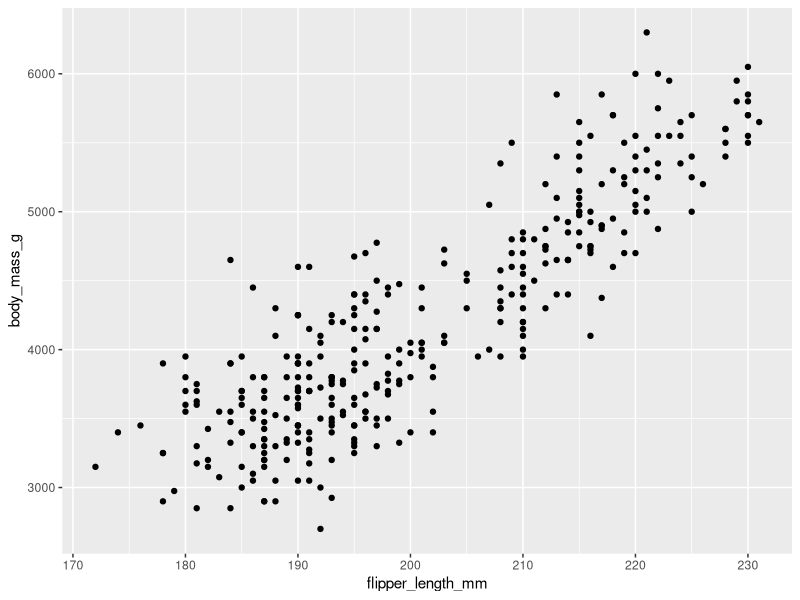
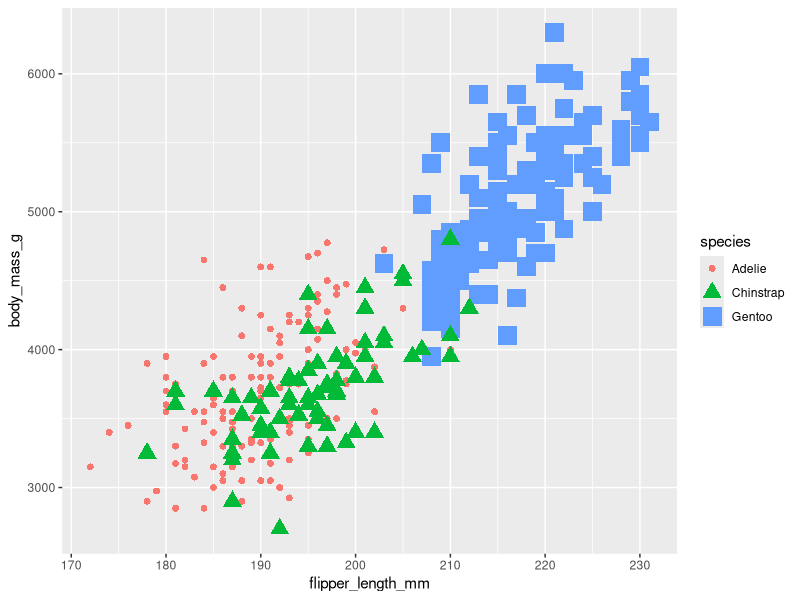
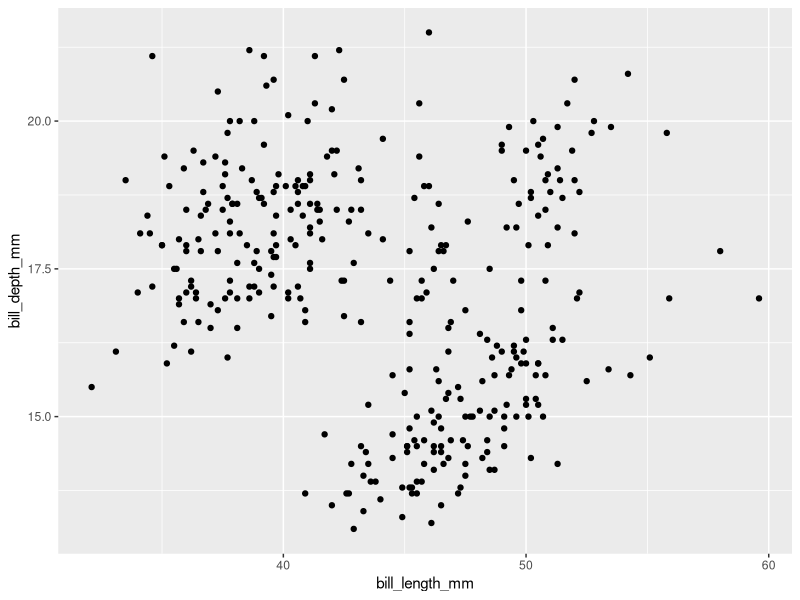
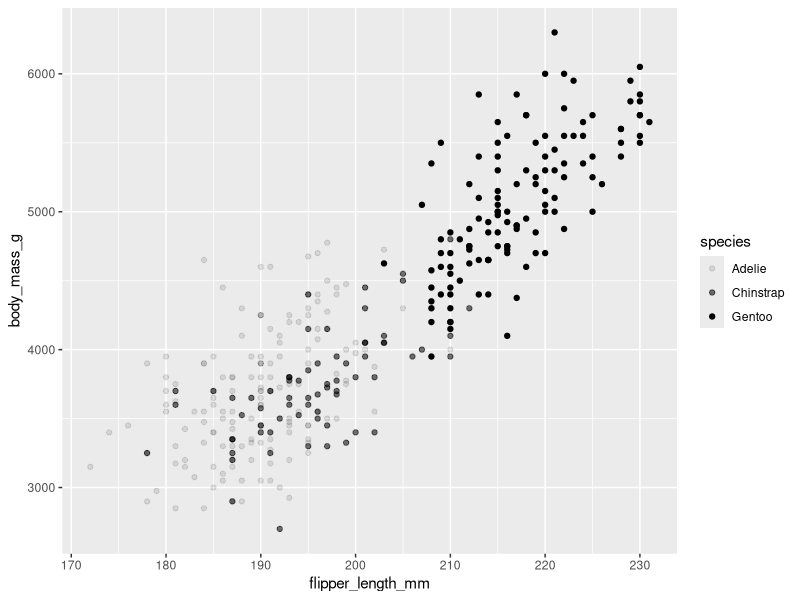
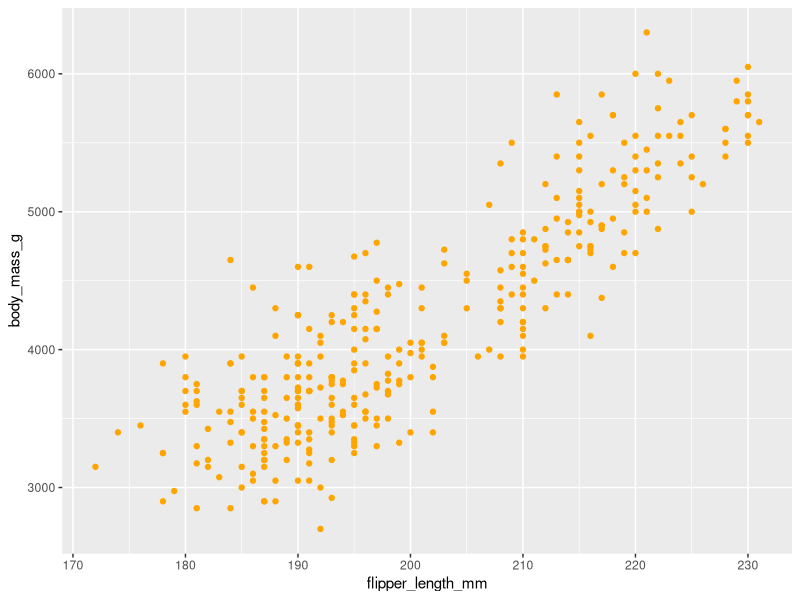
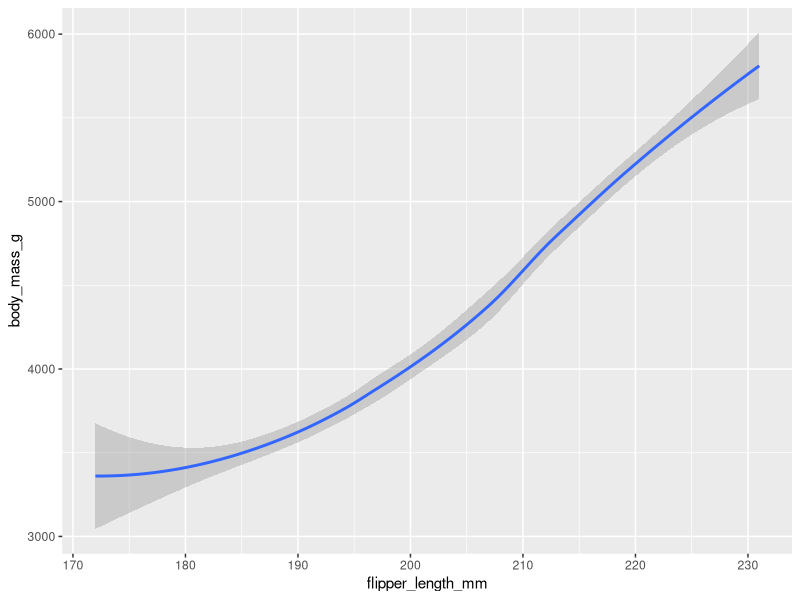
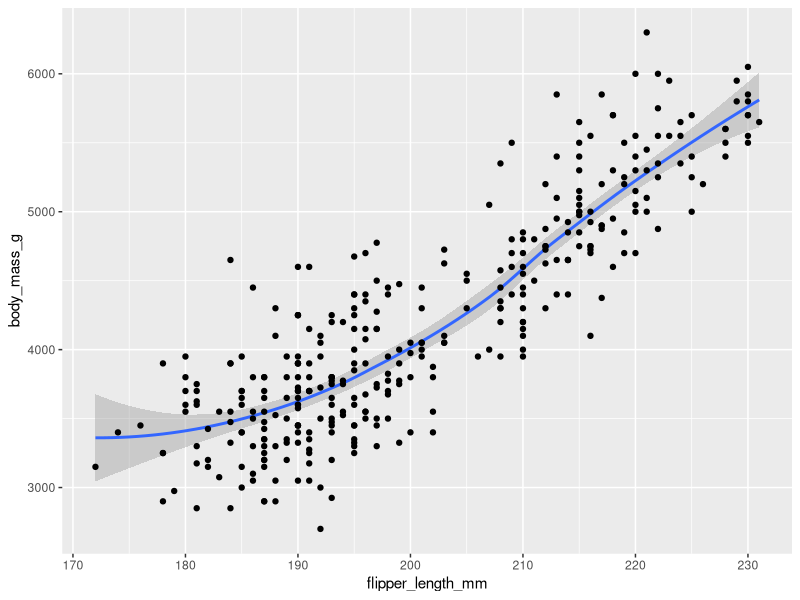
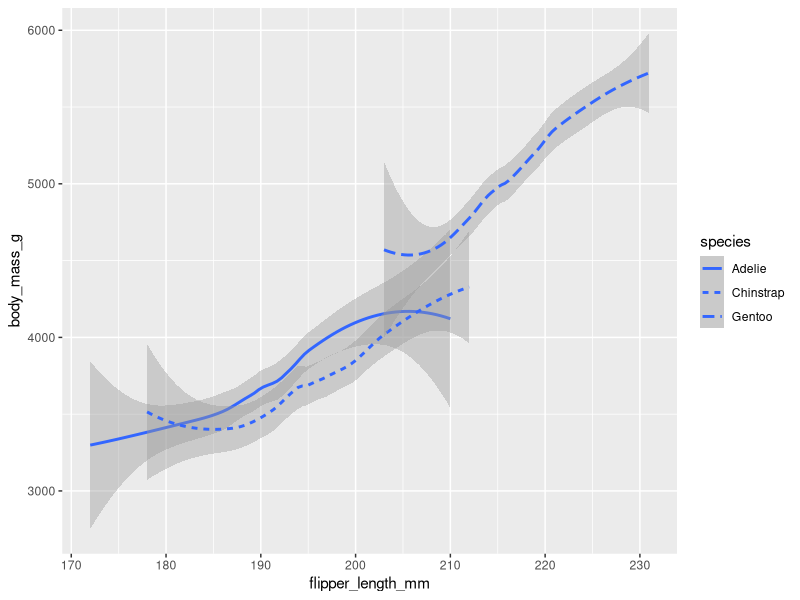

The R source for these figures, in order:
## ---- chunk 1
library("ggplot2")
library("palmerpenguins")
## ---- chunk 2
library(ggplot2)
library(palmerpenguins)
data(penguins)
View(penguins)
## ---- chunk 3

ggplot(data = penguins) +

  geom_point(mapping = aes(x = flipper_length_mm, y = body_mass_g))

## ---- chunk 4
ggplot(data=penguins) + geom_point(mapping = aes(x=flipper_length_mm,y=body_mass_g, color=species, shape=species, size=species))
## ---- chunk 5
ggplot(data=penguins) + geom_point(mapping = aes(x=bill_length_mm,y=bill_depth_mm))
ggplot(data=penguins) + geom_point(mapping = aes(x=flipper_length_mm,y=body_mass_g, alpha=species))
## ---- chunk 6
ggplot(data=penguins) + geom_point(mapping = aes(x=flipper_length_mm,y=body_mass_g),color="orange")

## ---- chunk 7
ggplot(data=penguins) + geom_smooth(mapping = aes(x=flipper_length_mm,y=body_mass_g))
## ---- chunk 8
ggplot(data=penguins) + geom_smooth(mapping = aes(x=flipper_length_mm,y=body_mass_g)) +
  geom_point(mapping = aes(x=flipper_length_mm,y=body_mass_g))
## ---- chunk 9
ggplot(data=penguins) + 
  geom_smooth(mapping = aes(x=flipper_length_mm,y=body_mass_g, linetype=species))
## ---- chunk 10
ggplot(data=penguins) + 
  geom_jitter(mapping = aes(x=flipper_length_mm,y=body_mass_g))
## ---- chunk 11
ggplot(data=penguins,aes(x=flipper_length_mm,y=body_mass_g))+
  geom_point(aes(color=species,shape=species))+
  
  facet_wrap(~sex)
## ---- chunk 12

ggplot(data=diamonds)+
  geom_bar(mapping = aes(x=cut, fill=cut ))
## ---- chunk 13
ggplot(data=diamonds)+
  geom_bar(mapping = aes(x=cut, fill=clarity ))
ggplot(data=diamonds)+
  geom_bar(mapping = aes(x=cut, fill=clarity )) + theme(axis.text.x = element_text(angle = 45))+ 
  facet_wrap(~cut)
